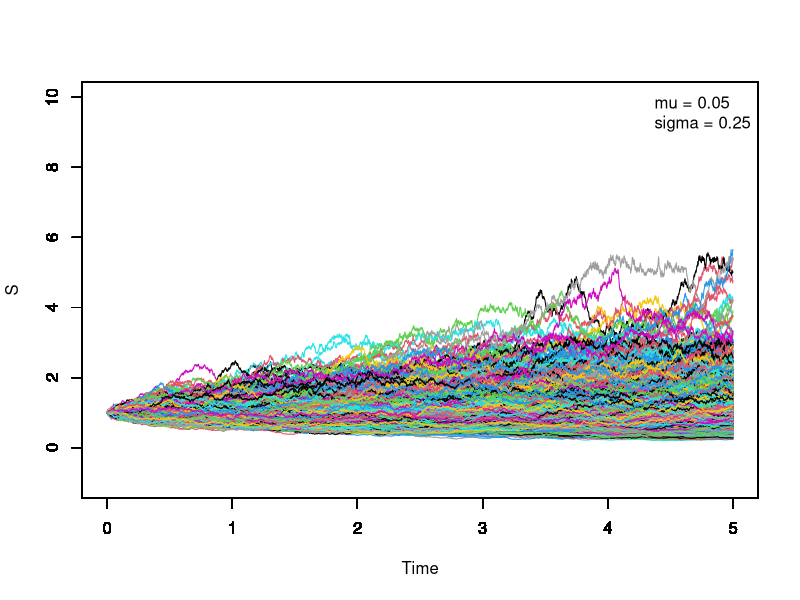
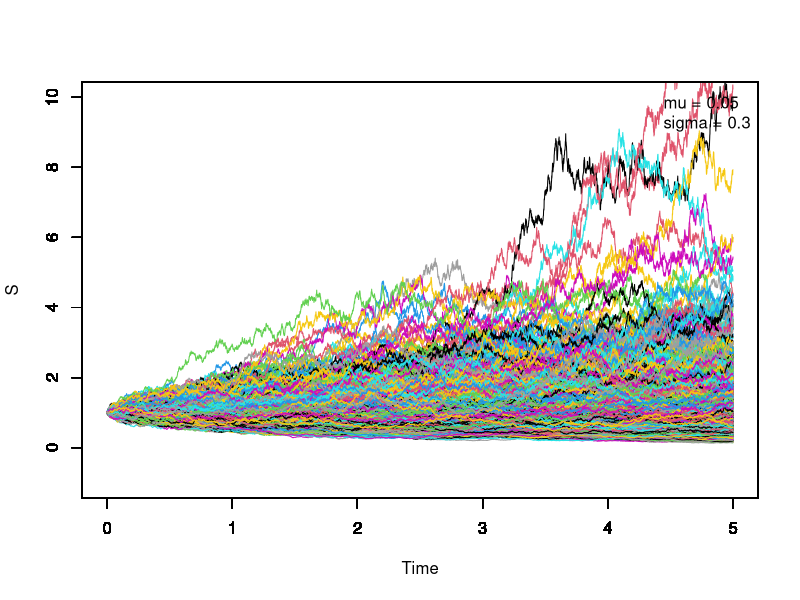
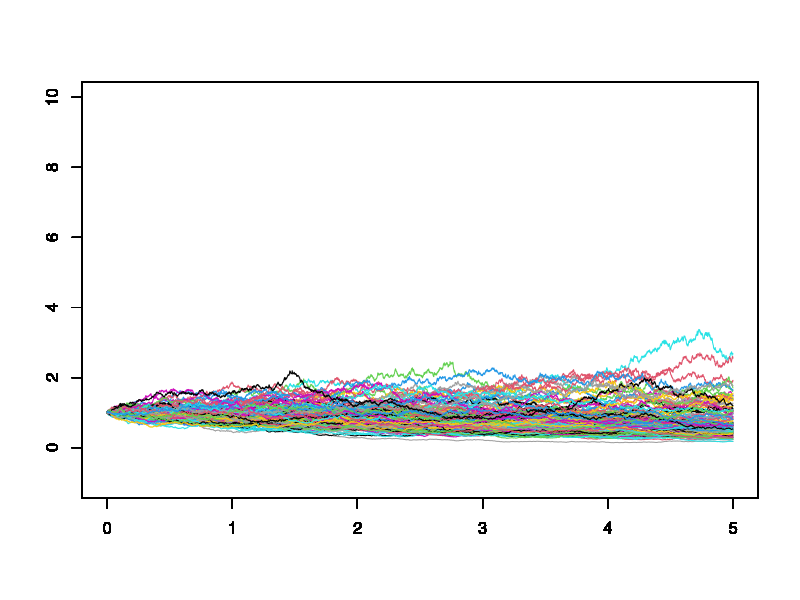

Recreate these plots in R, in order. (Note: a time limit stopped this script after it produced the figures.)
sink("eg output.txt");

set.seed(1);

size = 5000;
n = 1000;
range_time  = 5;
dt = range_time/size;
sdt = sqrt(dt);

mu <- c(0.05, -0.05);
sigma <- c(0.25, 0.3);

S0 = 1;

for (p in 1:2)
{
for (q in 1:2)
{
S <- vector(length = size+1);
S[1] = S0;
s5 <- vector(length = n);

pdf(paste("eg plot",p,q,".pdf"));

for (i in 1:n) {
	for (j in 2:(size + 1)) {
		S[j] = S[j - 1] * exp(((mu[p] - (sigma[q]^2)/2) * dt) + (sigma[q] * sdt * rnorm(1, mean = 0, sd = 1)));
	}
	s5[i] = S[(5/dt) + 1];
	plot(seq(0, 5, dt), S, type = 'l', xlim = c(0,5), ylim = c(-1,10), col = i, verticals = FALSE, do.points = FALSE, main = "", xlab = "", ylab = "")
	par(new = TRUE)
}
title(ylab = 'S', xlab = 'Time');
legend('topright', legend = c(paste("mu =", mu[p]), paste("sigma =", sigma[q])), lty = 0, col = "white", bty = 'n');

cat("\n\nTaking mu", mu[p], "and sigma", sigma[q],", and sample size", n, "::");
cat("\nSample expectation and variance of S(5) are estimated to be", mean(s5), ", and", var(s5), ", respectively.");
cat("\nWhile, theoretical expectation and variance of S(5) are", (S0 * exp(mu[p] * 5)), ", and", (S0 * exp(2 * mu[p] * 5) * (exp((sigma[q]^2) * 5) - 1)), ", respectively.");

}
}

sink();
